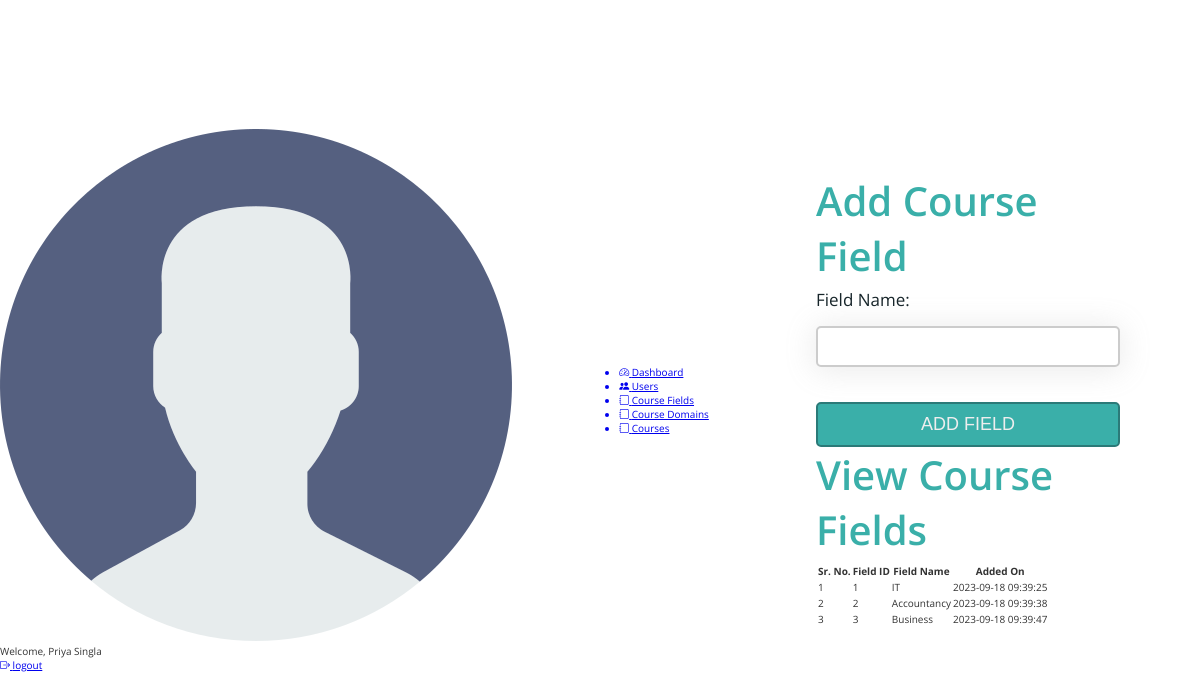
The app's page /course-fields.php (signed in) with its own data.
### tables this page shows
CREATE TABLE `admin_table` (
  `admin_id` int(11) NOT NULL,
  `admin_first_name` varchar(100) NOT NULL,
  `admin_last_name` varchar(100) NOT NULL,
  `admin_email` varchar(100) NOT NULL,
  `admin_password` varchar(100) NOT NULL
);

CREATE TABLE `course_field` (
  `field_id` int(11) NOT NULL,
  `field_name` varchar(100) NOT NULL,
  `added_on` datetime NOT NULL DEFAULT current_timestamp()
);

### course-fields.php (the view, shortened to what this page needs)
<?php
include "../connection.php";
?>
<!DOCTYPE html>
<html lang="en">
<head>
    <link rel="stylesheet" href="css/style.css">
    <link rel="stylesheet" href="https://cdn.jsdelivr.net/npm/bootstrap-icons@1.11.0/font/bootstrap-icons.css">
</head>
<body>
    <div class="container">
        <header class="header">
            <div class="header__left">
                <img src="../img/user.png" class="admin__header-user" alt="Admin">
                <span class="header__admin-name">Welcome,
                    <?php
                    $q = "SELECT * FROM admin_table WHERE admin_id = '" . $_SESSION['adminIdVce'] . "'";
                    $r = mysqli_query($con, $q);
                    if (mysqli_num_rows($r) > 0) {
                        $row = mysqli_fetch_array($r);
                        echo $row['admin_first_name'] . ' ' . $row['admin_last_name'];
                    }
                    ?>
                </span>
            </div>
            <div class="header__right">
                <a href="logout.php" class="header__admin-logout"><i class="bi bi-box-arrow-right"></i> logout</a>
            </div>
        </header>
        <section class="sidebar">
            <ul class="sidebar__items">
                <a href="dashboard.php" class="sidebar__item-link">
                    <li class="sidebar__item">
                        <i class="bi bi-speedometer2"></i>
                        <span>Dashboard</span>
                    </li>
                </a>
                <a href="users.php" class="sidebar__item-link">
                    <li class="sidebar__item">
                        <i class="bi bi-people-fill"></i>
                        <span>Users</span>
                    </li>
                </a>
                <a href="course-fields.php" class="sidebar__item-link">
                    <li class="sidebar__item">
                        <i class="bi bi-journal"></i>
                        <span>Course Fields</span>
                    </li>
                </a>
                <a href="course-domains.php" class="sidebar__item-link">
                    <li class="sidebar__item">
                        <i class="bi bi-journal"></i>
                        <span>Course Domains</span>
                    </li>
                </a>
                <a href="courses.php" class="sidebar__item-link">
                    <li class="sidebar__item">
                        <i class="bi bi-journal"></i>
                        <span>Courses</span>
                    </li>
                </a>
            </ul>
        </section>
        <main class="main__content">
            <div class="login-container-2">
                <form action="<?php echo htmlspecialchars($_SERVER['PHP_SELF']) ?>" method="post" class="login__form">
                    <h3 class="heading-3">Add Course Field</h3>
                    <div class="input">
                        <label class="label__text">Field Name:</label>
                        <input type="text" class="input__box" name="f_name" required>
                    </div>
                    <div class="input input__btn">
                        <input type="submit" value="Add Field" class="btn" name="add_field">
                    </div>
                </form>
            </div>
            <div class="view__container">
                <h3 class="heading-3">View Course Fields</h3>
                <div class="table__container">
                    <table class="table">
                        <thead>
                            <th>Sr. No.</th>
                            <th>Field ID</th>
                            <th>Field Name</th>
                            <th>Added On</th>
                        </thead>
                        <tbody>
                            <?php
                            $q1 = "Select * from course_field";
                            $r1 = mysqli_query($con, $q1);
                            $count = 1;
                            while ($row1 = mysqli_fetch_array($r1)) { ?>
                            <tr>
                                <td><?php echo $count; ?></td>
                                <td><?php echo $row1['field_id']; ?></td>
                                <td><?php echo $row1['field_name']; ?></td>
                                <td><?php echo $row1['added_on']; ?></td>
                            </tr>
                            <?php
                                $count++;
                            }
                            ?>
                        </tbody>
                    </table>
                </div>
            </div>
        </main>
    </div>
</body>
</html>

### style.css (style rules this page uses)
:root { --color-primary: #3aafa9; --color-primary-dark: #2b7a78; --color-primary-light: #def2f1; --color-secondary: #17252a; --color-secondary-dark: #101a1d; --color-secondary-light: #377084; --color-grey-light-1: #999; --color-grey-light-2: #ccc; --color-grey-light-3: #eee; --color-grey-dark-1: #242424; --color-grey-dark-2: #333; --color-grey-dark-3: #474747; --color-white: #fff; --font-default: "Open Sans", sans-serif; }
*, *::before, *::after { margin: 0; padding: 0; box-sizing: inherit; }
html { font-size: 62.5%; box-sizing: border-box; }
body { color: var(--color-grey-dark-2); font-family: var(--font-default); }
.container { height: 100vh; display: grid; grid-template-columns: [full-start] minmax(min-content, 8rem) [center-start] repeat(2, [col-start] 1fr [col-end]) [center-end] minmax(min-content, 8rem) [full-end]; align-items: center; justify-items: center; }
.login-container-2 { grid-column: 3 / 4; }
.login__form { display: grid; grid-template-columns: 1fr; }
.heading-3 { font-size: 4rem; font-weight: 600; color: var(--color-primary); margin-bottom: 0.5rem; justify-self: center; }
.input { display: flex; flex-direction: column; gap: 1.5rem; }
.label__text { font-size: 1.7rem; font-weight: 400; color: var(--color-secondary); }
.input__box { padding: 1rem; border: 2px solid var(--color-grey-light-2); border-radius: 5px; background-color: var(--color-white); color: var(--color-primary); box-shadow: 0px 0.2rem 3rem 0.2rem rgba(156, 156, 156, 0.2); font-size: 1.5rem; margin-bottom: 2rem; }
.btn { padding: 1rem; font-size: 1.8rem; text-transform: uppercase; font-weight: 500; margin-top: 1.5rem; background-color: var(--color-primary); border: 2px solid var(--color-primary-dark); color: var(--color-grey-light-3); border-radius: 5px; cursor: pointer; }

### records on screen
admin_table: admin_first_name "Priya", admin_last_name "Singla"
course_field: field_id "1", field_name "IT", added_on "2023-09-18 09:39:25"
course_field: field_id "2", field_name "Accountancy", added_on "2023-09-18 09:39:38"
course_field: field_id "3", field_name "Business", added_on "2023-09-18 09:39:47"
